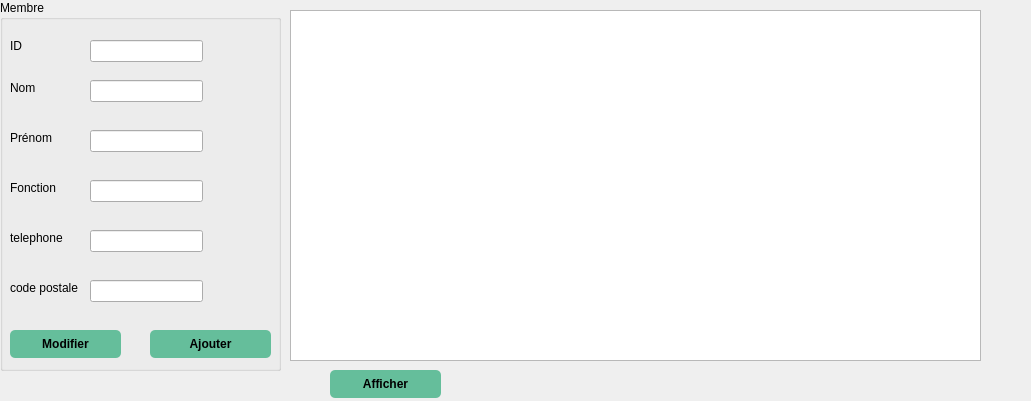
      <widget class="QWidget" name="page_11">
       <property name="geometry">
        <rect>
         <x>0</x>
         <y>0</y>
         <width>1031</width>
         <height>401</height>
        </rect>
       </property>
       <attribute name="icon">
        <iconset>
         <normaloff>../Downloads/icons8-fournisseur-100.png</normaloff>../Downloads/icons8-fournisseur-100.png</iconset>
       </attribute>
       <attribute name="label">
        <string>Ajouter/modifier un Membre</string>
       </attribute>
       <widget class="QGroupBox" name="groupBox_8">
        <property name="geometry">
         <rect>
          <x>0</x>
          <y>0</y>
          <width>281</width>
          <height>371</height>
         </rect>
        </property>
        <property name="styleSheet">
         <string notr="true"/>
        </property>
        <property name="title">
         <string>Membre</string>
        </property>
        <widget class="QLabel" name="label_7">
         <property name="geometry">
          <rect>
           <x>10</x>
           <y>30</y>
           <width>51</width>
           <height>31</height>
          </rect>
         </property>
         <property name="minimumSize">
          <size>
           <width>0</width>
           <height>21</height>
          </size>
         </property>
         <property name="text">
          <string>ID</string>
         </property>
        </widget>
        <widget class="QLineEdit" name="le_id_2">
         <property name="geometry">
          <rect>
           <x>90</x>
           <y>40</y>
           <width>113</width>
           <height>22</height>
          </rect>
         </property>
        </widget>
        <widget class="QLabel" name="label_8">
         <property name="geometry">
          <rect>
           <x>10</x>
           <y>80</y>
           <width>55</width>
           <height>16</height>
          </rect>
         </property>
         <property name="text">
          <string>Nom</string>
         </property>
        </widget>
        <widget class="QLineEdit" name="le_nom_2">
         <property name="geometry">
          <rect>
           <x>90</x>
           <y>80</y>
           <width>113</width>
           <height>22</height>
          </rect>
         </property>
        </widget>
        <widget class="QLabel" name="label_9">
         <property name="geometry">
          <rect>
           <x>10</x>
           <y>130</y>
           <width>55</width>
           <height>16</height>
          </rect>
         </property>
         <property name="text">
          <string>Prénom</string>
         </property>
        </widget>
        <widget class="QLineEdit" name="le_prenom_2">
         <property name="geometry">
          <rect>
           <x>90</x>
           <y>130</y>
           <width>113</width>
           <height>22</height>
          </rect>
         </property>
        </widget>
        <widget class="QLabel" name="label_11">
         <property name="geometry">
          <rect>
           <x>10</x>
           <y>180</y>
           <width>111</width>
           <height>16</height>
          </rect>
         </property>
         <property name="text">
          <string>Fonction</string>
         </property>
        </widget>
        <widget class="QLineEdit" name="le_fonction_2">
         <property name="geometry">
          <rect>
           <x>90</x>
           <y>180</y>
           <width>113</width>
           <height>22</height>
          </rect>
         </property>
        </widget>
        <widget class="QLabel" name="label_12">
         <property name="geometry">
          <rect>
           <x>10</x>
           <y>230</y>
           <width>81</width>
           <height>16</height>
          </rect>
         </property>
         <property name="text">
          <string>telephone</string>
         </property>
        </widget>
        <widget class="QLineEdit" name="le_tele_2">
         <property name="geometry">
          <rect>
           <x>90</x>
           <y>230</y>
           <width>113</width>
           <height>22</height>
          </rect>
         </property>
        </widget>
        <widget class="QPushButton" name="ajouter_adherant_m">
         <property name="geometry">
          <rect>
           <x>150</x>
           <y>330</y>
           <width>121</width>
           <height>28</height>
          </rect>
         </property>
         <property name="styleSheet">
          <string notr="true">QPushButton {
padding: 5px;
border-radius: 5px;
background-color:rgb(101, 190, 155);
font-weight: bold;
}
QPushButton:hover
{
color :white;
}</string>
         </property>
         <property name="text">
          <string>Ajouter</string>
         </property>
        </widget>
        <widget class="QPushButton" name="pushButton_modifier_m">
         <property name="geometry">
          <rect>
           <x>10</x>
           <y>330</y>
           <width>111</width>
           <height>28</height>
          </rect>
         </property>
         <property name="styleSheet">
          <string notr="true">QPushButton {
padding: 5px;
border-radius: 5px;
background-color:rgb(101, 190, 155);
font-weight: bold;
}
QPushButton:hover
{
color :white;
}</string>
         </property>
         <property name="text">
          <string>Modifier</string>
         </property>
        </widget>
        <widget class="QLineEdit" name="le_image_2">
         <property name="geometry">
          <rect>
           <x>90</x>
           <y>280</y>
           <width>113</width>
           <height>22</height>
          </rect>
         </property>
        </widget>
        <widget class="QLabel" name="label_13">
         <property name="geometry">
          <rect>
           <x>10</x>
           <y>280</y>
           <width>91</width>
           <height>16</height>
          </rect>
         </property>
         <property name="text">
          <string>code postale</string>
         </property>
        </widget>
       </widget>
       <widget class="QTableView" name="tableView_m1">
        <property name="geometry">
         <rect>
          <x>290</x>
          <y>10</y>
          <width>691</width>
          <height>351</height>
         </rect>
        </property>
        <property name="styleSheet">
         <string notr="true">alternate-background-color: rgb(255, 65, 198);</string>
        </property>
       </widget>
       <widget class="QPushButton" name="pushButton_afficher_m1">
        <property name="geometry">
         <rect>
          <x>330</x>
          <y>370</y>
          <width>111</width>
          <height>28</height>
         </rect>
        </property>
        <property name="styleSheet">
         <string notr="true">QPushButton {
padding: 5px;
border-radius: 5px;
background-color:rgb(101, 190, 155);
font-weight: bold;
}
QPushButton:hover
{
color :white;
}</string>
        </property>
        <property name="text">
         <string>Afficher</string>
        </property>
       </widget>
      </widget>
